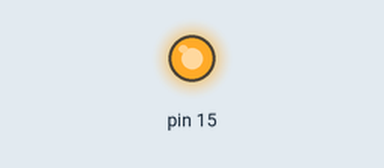
Recording of a sketch running on a simulated Arduino Uno, built with avr-gcc and run on an emulated ATmega328P. Parts: output pins drawn as LEDs (lit = HIGH).

Above: at 5.0 s.
At 12.5 s:
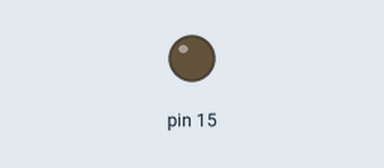
Timing chart, 0 to 19.5 s (numbered marks = the images above):
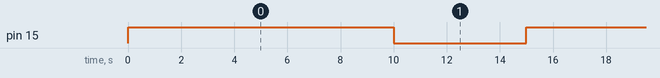

The sketch:

blink_led_board.ino
```cpp
#define LED 2

void setup() {
  pinMode(15,OUTPUT);
  digitalWrite(15,HIGH);
  }

void loop() {
  digitalWrite(15,HIGH);
  delay(10000);
  digitalWrite(15,LOW);
  delay(5000);

}
```

Measured:
- by itself, pin 15: alternates HIGH for 10.0 s and LOW for 5.0 s
